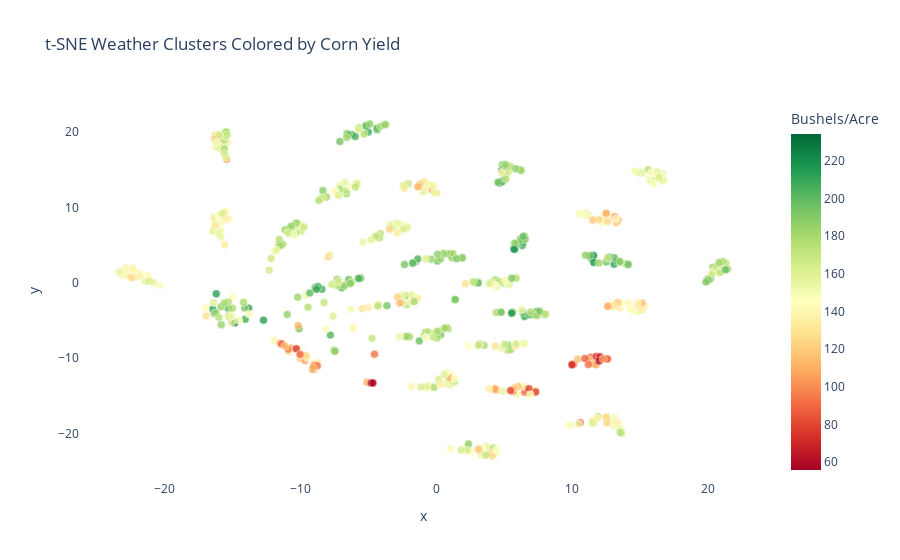

Write notebook code for a chart like this one.
### Code cell
import pandas as pd
import plotly.express as px

# 1. Create a temporary DataFrame for plotting
# We ensure the index matches so the yield values align with the t-SNE points
plot_df = pd.DataFrame({
    'x': X_tsne[:, 0],
    'y': X_tsne[:, 1],
    'yield': merged_df['value'], # Using 'value' as your yield column
    'county': merged_df['county'],
    'year': merged_df['year']
})

# 2. Generate the plot
fig = px.scatter(
    plot_df, 
    x='x', 
    y='y', 
    color='yield',
    color_continuous_scale='RdYlGn', # Red (Low Yield) to Yellow to Green (High Yield)
    hover_data=['county', 'year', 'yield'],
    title="t-SNE Weather Clusters Colored by Corn Yield"
)

# 3. Enhance the visual clarity
fig.update_traces(marker=dict(size=8, opacity=0.8, line=dict(width=0.5, color='white')))
fig.update_layout(
    coloraxis_colorbar=dict(title="Bushels/Acre"),
    plot_bgcolor='white'
)

fig.show()

### Figure 1 — Plotly figure (JSON) as saved in the notebook; plotly's stock layout.template omitted (floating-point values rounded to 4 significant figures; data arrays with more than 128 entries replaced by an {"elided": "..."} marker saying what was removed)
{"data": [{"customdata": {"elided": "558x3 mixed values"}, "hovertemplate": "x=%{x}<br>y=%{y}<br>county=%{customdata[0]}<br>year=%{customdata[1]}<br>yield=%{marker.color}<extra></extra>", "legendgroup": "", "marker": {"color": {"elided": "558 float values"}, "coloraxis": "coloraxis", "line": {"color": "white", "width": 0.5}, "opacity": 0.8, "size": 8, "symbol": "circle"}, "mode": "markers", "name": "", "orientation": "v", "showlegend": false, "type": "scatter", "x": {"elided": "558 float values"}, "xaxis": "x", "y": {"elided": "558 float values"}, "yaxis": "y"}], "layout": {"coloraxis": {"colorbar": {"title": {"text": "Bushels/Acre"}}, "colorscale": [[0, "rgb(165,0,38)"], [0.1, "rgb(215,48,39)"], [0.2, "rgb(244,109,67)"], [0.3, "rgb(253,174,97)"], [0.4, "rgb(254,224,139)"], [0.5, "rgb(255,255,191)"], [0.6, "rgb(217,239,139)"], [0.7, "rgb(166,217,106)"], [0.8, "rgb(102,189,99)"], [0.9, "rgb(26,152,80)"], [1, "rgb(0,104,55)"]]}, "legend": {"tracegroupgap": 0}, "plot_bgcolor": "white", "title": {"text": "t-SNE Weather Clusters Colored by Corn Yield"}, "xaxis": {"anchor": "y", "domain": [0, 1], "title": {"text": "x"}}, "yaxis": {"anchor": "x", "domain": [0, 1], "title": {"text": "y"}}}}
